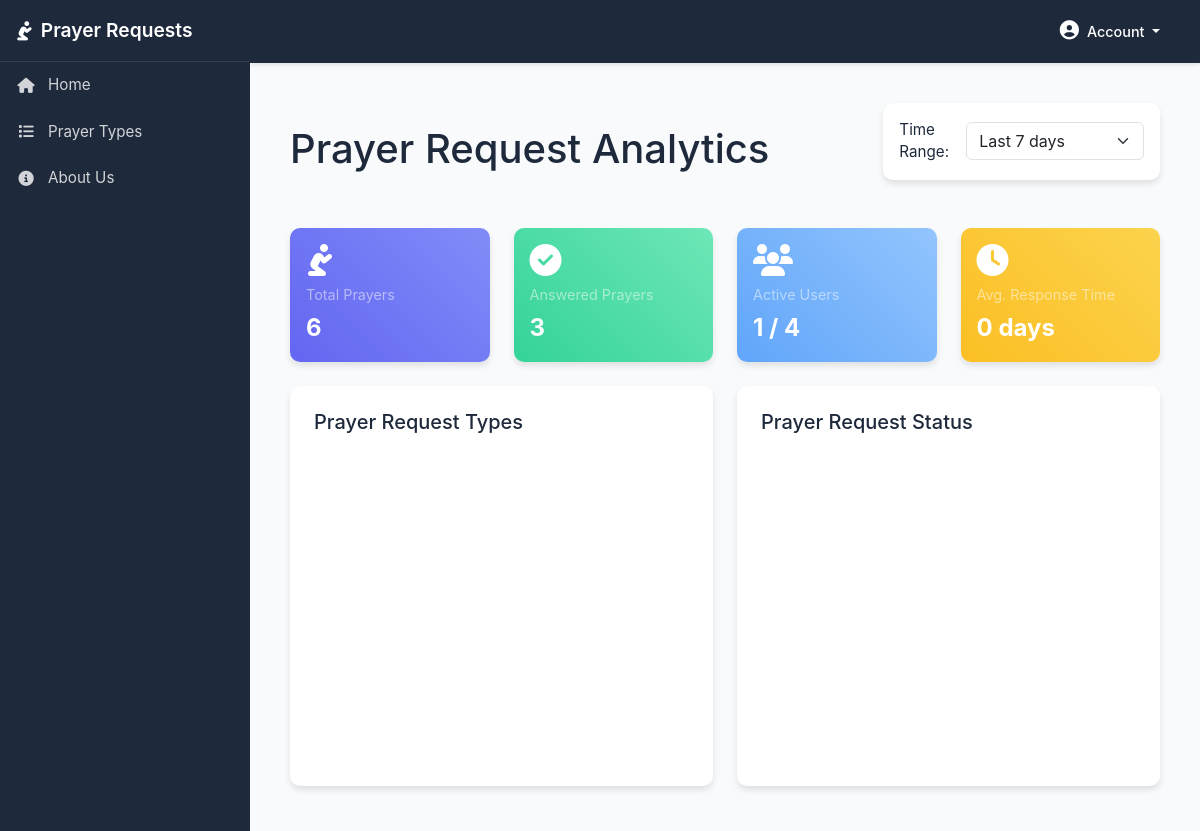
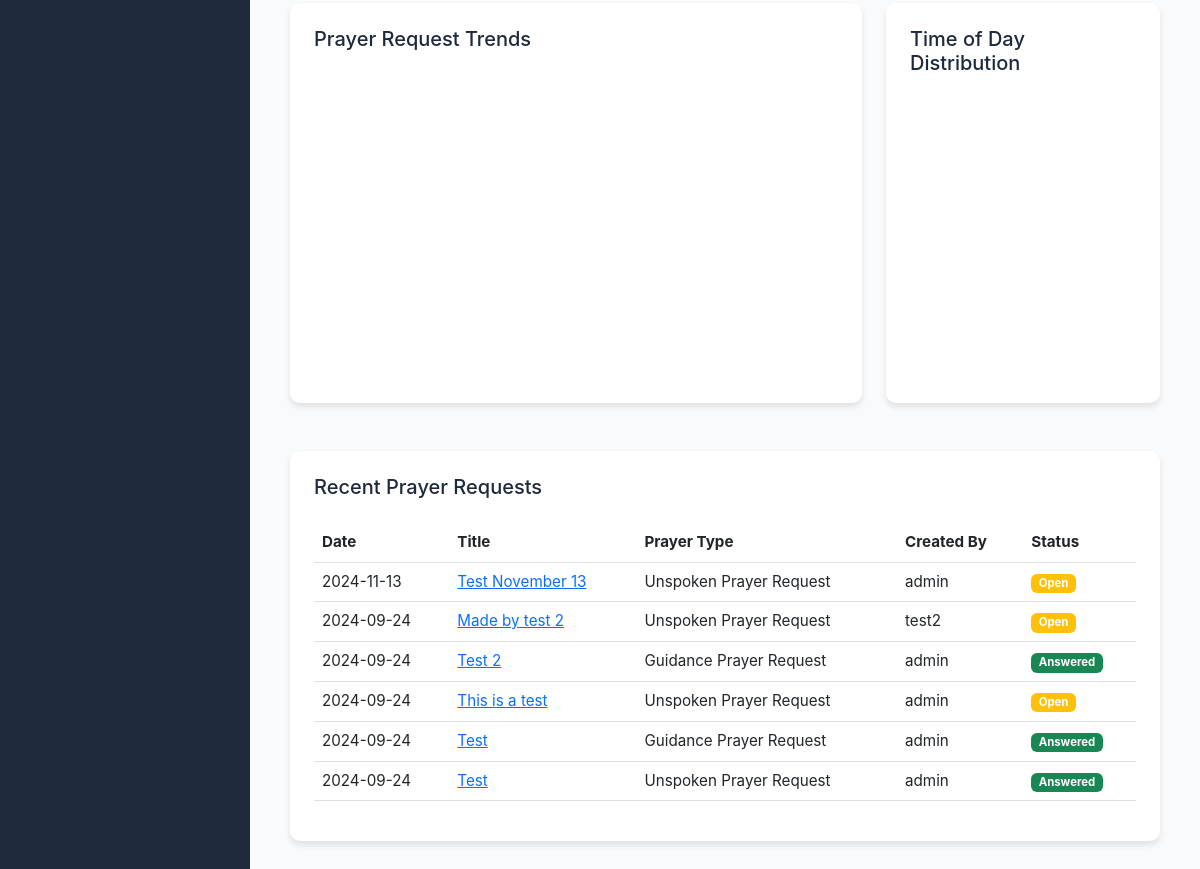
The app's page /report/, older data (2 pictures, top to bottom).
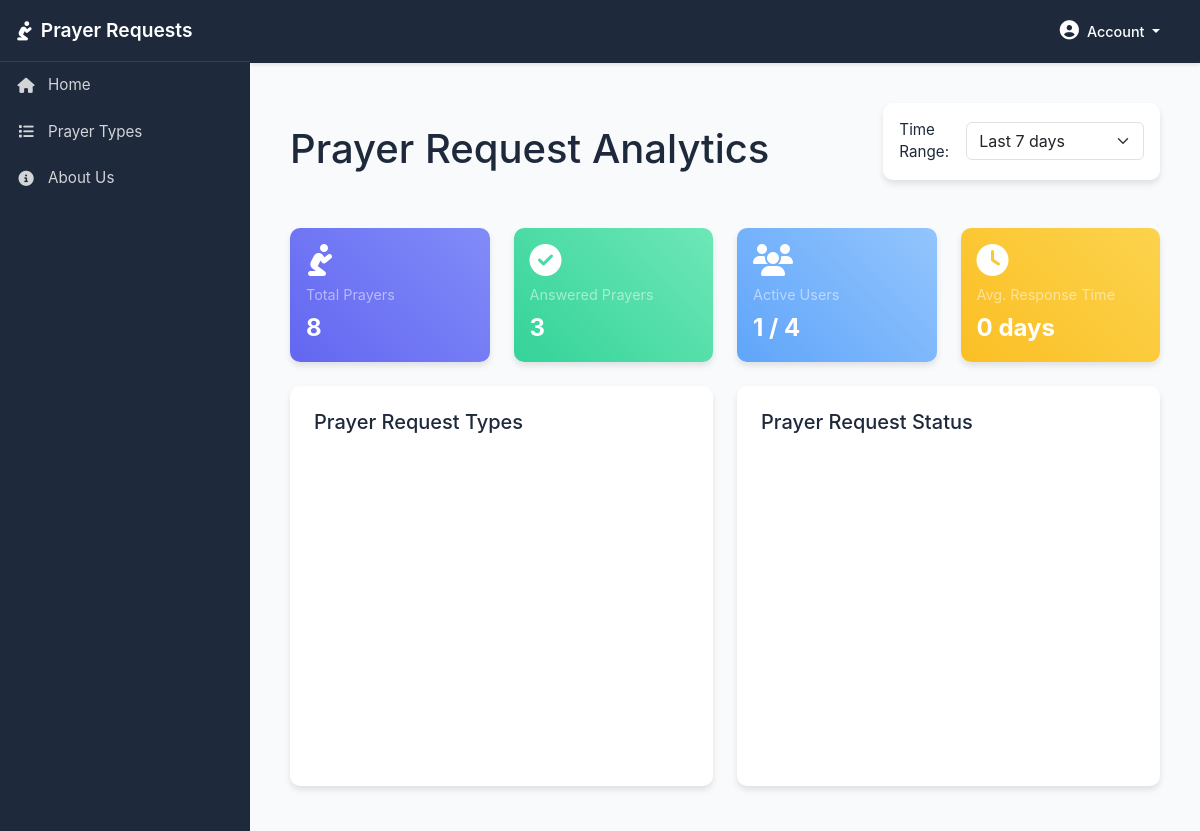
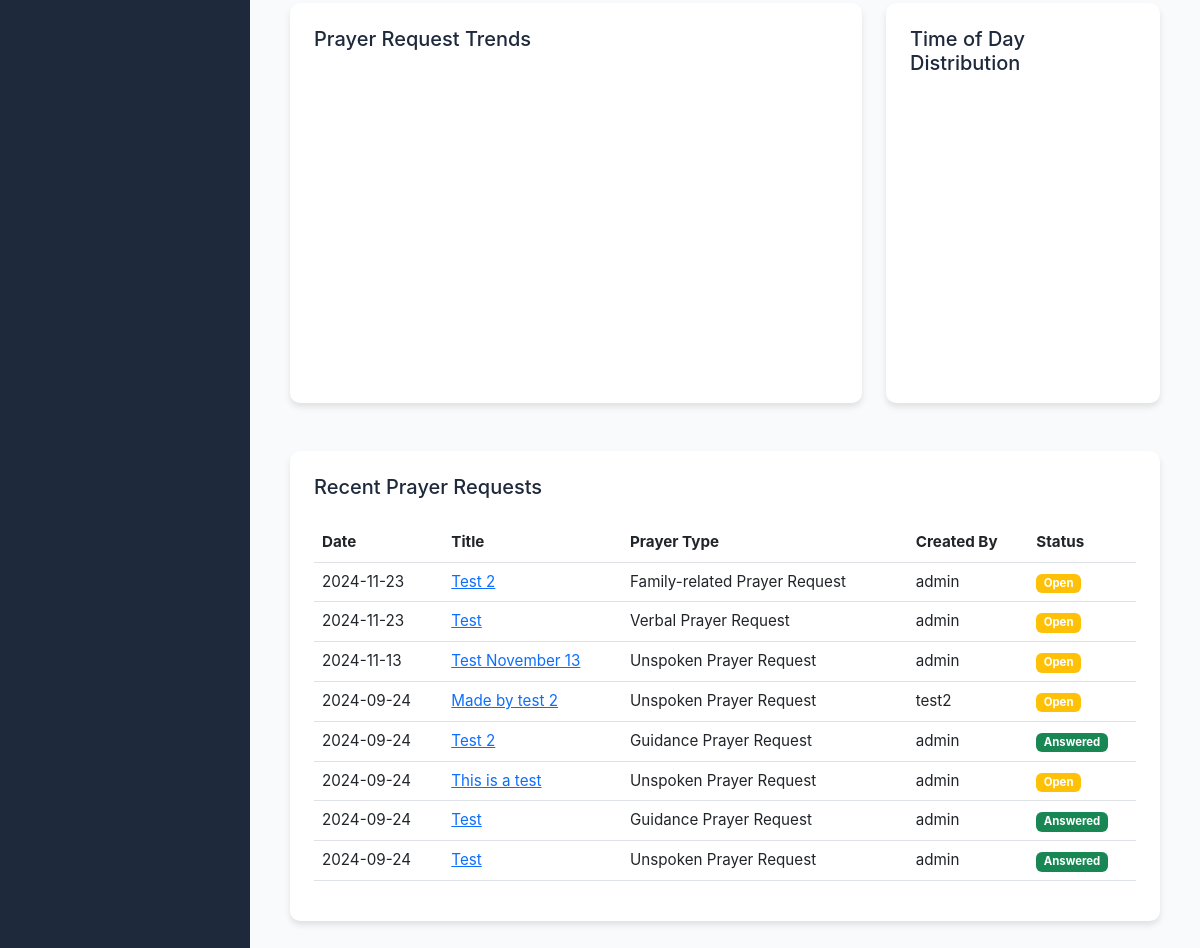
The same page, newer data (2 pictures, top to bottom).
### prayer_requests/models.py (models this page shows, shortened)
class PrayerRequest(models.Model):
    PRAYER_TYPES = [
        ('UNSPOKEN', 'Unspoken Prayer Request'),
        ('VERBAL', 'Verbal Prayer Request'),
        ('HEALTH', 'Health-related Prayer Request'),
        ('FAMILY', 'Family-related Prayer Request'),
        ('GUIDANCE', 'Guidance Prayer Request'),
        ('PRAISE', 'Praise Report/Thanksgiving'),
        ('COMMUNITY', 'Community Prayer Request'),
        ('SPIRITUAL', 'Spiritual Growth'),
    ]
    title = models.CharField(max_length=200)
    description = models.TextField()
    created_by = models.ForeignKey(User, on_delete=models.CASCADE)
    created_at = models.DateTimeField(auto_now_add=True)
    updated_at = models.DateTimeField(auto_now=True)
    prayer_type = models.CharField(max_length=20, choices=PRAYER_TYPES, default='VERBAL')
    is_answered = models.BooleanField(default=False)
    answered_at = models.DateTimeField(null=True, blank=True)
    class Meta:
        ordering = ['-created_at']

### prayer_requests/views.py (the view)
# urls.py: path('report/', views.report_view, name='prayer_request_report'),
def report_view(request):
    from django.db.models import Count, Avg, F, ExpressionWrapper, fields
    from django.db.models.functions import TruncDate, ExtractHour
    from datetime import datetime, timedelta
    import json
    from django.core.serializers.json import DjangoJSONEncoder
    from django.contrib.auth.models import User
    from django.db.models import Q
    date_filter = request.GET.get('date_range', '30')  # Default to 30 days
    try:
        days = int(date_filter)
    except ValueError:
        days = 30
    end_date = datetime.now().date()
    start_date = end_date - timedelta(days=days-1)
    total_requests = PrayerRequest.objects.count()
    answered_prayers = PrayerRequest.objects.filter(is_answered=True).count()
    open_requests = PrayerRequest.objects.filter(is_answered=False).count()
    recent_requests = PrayerRequest.objects.order_by('-created_at')[:10]
    total_users = User.objects.count()
    active_users = User.objects.filter(
        prayerrequest__created_at__date__range=[start_date, end_date]
    ).distinct().count()
    avg_response_time = PrayerRequest.objects.filter(
        is_answered=True,
        answered_at__isnull=False
    ).annotate(
        response_time=ExpressionWrapper(
            F('answered_at') - F('created_at'),
            output_field=fields.DurationField()
        )
    ).aggregate(avg=Avg('response_time'))
    avg_days = avg_response_time['avg'].days if avg_response_time['avg'] else 0
    prayer_type_labels = [type[1] for type in PrayerRequest.PRAYER_TYPES]
    prayer_type_data = [PrayerRequest.objects.filter(
        prayer_type=type[0],
        created_at__date__range=[start_date, end_date]
    ).count() for type in PrayerRequest.PRAYER_TYPES]
    status_labels = ['Answered', 'Open']
    status_data = [answered_prayers, open_requests]
    daily_counts = (
        PrayerRequest.objects
        .filter(created_at__date__range=[start_date, end_date])
        .annotate(date=TruncDate('created_at'))
        .values('date')
        .annotate(
            total=Count('id'),
            answered=Count('id', filter=Q(is_answered=True))
        )
        .order_by('date')
    )
    date_range = {(start_date + timedelta(days=x)).strftime('%m/%d/%Y'): {'total': 0, 'answered': 0}
                 for x in range(days)}
    for entry in daily_counts:
        date_str = entry['date'].strftime('%m/%d/%Y')
        date_range[date_str] = {
            'total': entry['total'],
            'answered': entry['answered']
        }
    hour_analysis = (
        PrayerRequest.objects
        .filter(created_at__date__range=[start_date, end_date])
        .annotate(hour=ExtractHour('created_at'))
        .values('hour')
        .annotate(count=Count('id'))
        .order_by('hour')
    )
    trend_labels = list(date_range.keys())
    trend_total_data = [date_range[date]['total'] for date in trend_labels]
    trend_answered_data = [date_range[date]['answered'] for date in trend_labels]
    hour_labels = [
        (f"{h%12 or 12}:00 {'AM' if h<12 else 'PM'}")
        for h in [entry['hour'] for entry in hour_analysis]
    ]
    hour_data = [entry['count'] for entry in hour_analysis]
    context = {
        'total_requests': total_requests,
        'answered_prayers': answered_prayers,
        'open_requests': open_requests,
        'recent_requests': recent_requests,
        'total_users': total_users,
        'active_users': active_users,
        'avg_response_days': avg_days,
        'prayer_type_data': json.dumps(prayer_type_data, cls=DjangoJSONEncoder),
        'prayer_type_labels': json.dumps(prayer_type_labels, cls=DjangoJSONEncoder),
        'status_data': json.dumps(status_data, cls=DjangoJSONEncoder),
        'status_labels': json.dumps(status_labels, cls=DjangoJSONEncoder),
        'trend_labels': json.dumps(trend_labels, cls=DjangoJSONEncoder),
        'trend_total_data': json.dumps(trend_total_data, cls=DjangoJSONEncoder),
        'trend_answered_data': json.dumps(trend_answered_data, cls=DjangoJSONEncoder),
        'hour_labels': json.dumps(hour_labels, cls=DjangoJSONEncoder),
        'hour_data': json.dumps(hour_data, cls=DjangoJSONEncoder)
    }
    return render(request, 'prayer_requests/report.html', context)

### prayer_requests/templates/prayer_requests/report.html (shortened to what this page needs)
{% extends 'prayer_requests/base.html' %}
{% load static %}
{% block content %}
<div class="container-fluid mt-4">
    <div class="d-flex justify-content-between align-items-center mb-4">
        <h1>Prayer Request Analytics</h1>
        <div class="filter-section">
            <form method="get" class="d-flex align-items-center">
                <label class="me-2">Time Range:</label>
                <select name="date_range" class="form-select" onchange="this.form.submit()">
                    <option value="7" {% if selected_days == 7 %}selected{% endif %}>Last 7 days</option>
                </select>
            </form>
        </div>
    </div>
    <div class="row g-4">
        <div class="col-md-3">
            <a href="{% url 'home' %}?status=total" class="text-decoration-none">
                <div class="stat-card card bg-soft-primary hover-lift">
                    <div class="card-body">
                        <i class="fas fa-pray stat-icon text-white"></i>
                        <div class="stat-title text-white-50">Total Prayers</div>
                        <div class="stat-value">{{ total_requests }}</div>
                    </div>
                </div>
            </a>
        </div>
        <div class="col-md-3">
            <a href="{% url 'answered_prayers' %}" class="text-decoration-none">
                <div class="stat-card card bg-soft-success hover-lift">
                    <div class="card-body">
                        <i class="fas fa-check-circle stat-icon text-white"></i>
                        <div class="stat-title text-white-50">Answered Prayers</div>
                        <div class="stat-value">{{ answered_prayers }}</div>
                    </div>
                </div>
            </a>
        </div>
        <div class="col-md-3">
            <a href="{% url 'home' %}?status=open" class="text-decoration-none">
                <div class="stat-card card bg-soft-info hover-lift">
                    <div class="card-body">
                        <i class="fas fa-users stat-icon text-white"></i>
                        <div class="stat-title text-white-50">Active Users</div>
                        <div class="stat-value">{{ active_users }} / {{ total_users }}</div>
                    </div>
                </div>
            </a>
        </div>
        <div class="col-md-3">
            <a href="{% url 'profile' %}" class="text-decoration-none">
                <div class="stat-card card bg-soft-warning hover-lift">
                    <div class="card-body">
                        <i class="fas fa-clock stat-icon text-white"></i>
                        <div class="stat-title text-white-50">Avg. Response Time</div>
                        <div class="stat-value">{{ avg_response_days }} days</div>
                    </div>
                </div>
            </a>
        </div>
    </div>
    <div class="row mt-4">
        <div class="col-md-6">
            <div class="chart-container" style="height: 400px;">
                <h5 class="mb-4">Prayer Request Types</h5>
                <div id="prayerTypeChart" style="height: 100%;"></div>
            </div>
        </div>
        <div class="col-md-6">
            <div class="chart-container" style="height: 400px;">
                <h5 class="mb-4">Prayer Request Status</h5>
                <div id="statusChart" style="height: 100%;"></div>
            </div>
        </div>
    </div>
    <div class="row mt-4">
        <div class="col-md-8">
            <div class="chart-container" style="height: 400px;">
                <h5 class="mb-4">Prayer Request Trends</h5>
                <div id="trendChart" style="height: 100%;"></div>
            </div>
        </div>
        <div class="col-md-4">
            <div class="chart-container" style="height: 400px;">
                <h5 class="mb-4">Time of Day Distribution</h5>
                <div id="hourChart" style="height: 100%;"></div>
            </div>
        </div>
    </div>
    <div class="row mt-4">
        <div class="col-12">
            <div class="table-container">
                <h5 class="mb-4">Recent Prayer Requests</h5>
                <div class="table-responsive">
                    <table class="table table-hover">
                        <thead>
                            <tr>
                                <th>Date</th>
                                <th>Title</th>
                                <th>Prayer Type</th>
                                <th>Created By</th>
                                <th>Status</th>
                            </tr>
                        </thead>
                        <tbody>
                            {% for request in recent_requests %}
                            <tr>
                                <td>{{ request.created_at|date:"Y-m-d" }}</td>
                                <td>
                                    <a href="{% url 'prayer_request_detail' pk=request.pk %}">
                                        {{ request.title }}
                                    </a>
                                </td>
                                <td>{{ request.get_prayer_type_display }}</td>
                                <td>{{ request.created_by.username }}</td>
                                <td>
                                    <span class="badge {% if request.is_answered %}bg-success{% else %}bg-warning{% endif %}">
                                        {% if request.is_answered %}Answered{% else %}Open{% endif %}
                                    </span>
                                </td>
                            </tr>
                            {% empty %}
                            <tr>
                                <td colspan="5" class="text-center">No recent prayer requests found.</td>
                            </tr>
                            {% endfor %}
                        </tbody>
                    </table>
                </div>
            </div>
        </div>
    </div>
</div>
{% endblock %}

### prayer_requests/templates/prayer_requests/base.html (shortened to what this page needs)
<!DOCTYPE html>
<html lang="en" class="h-100">
<head>
    {% load static %}
    <link href="https://cdn.jsdelivr.net/npm/bootstrap@5.3.0-alpha1/dist/css/bootstrap.min.css" rel="stylesheet">
    <link rel="stylesheet" href="https://cdnjs.cloudflare.com/ajax/libs/font-awesome/6.1.1/css/all.min.css">
    <link rel="stylesheet" type="text/css" href="{% static 'css/custom.css' %}">
</head>
<body class="dashboard">
    <div class="dashboard-wrapper">
        <nav id="sidebar" class="sidebar">
            <div class="sidebar-header">
                <a href="{% url 'home' %}" class="sidebar-brand">
                    <i class="fas fa-pray me-2"></i>Prayer Requests
                </a>
            </div>
            <ul class="sidebar-menu list-unstyled">
                <li class="sidebar-item">
                    <a href="{% url 'home' %}" class="sidebar-link"><i class="fas fa-home"></i> <span>Home</span></a>
                </li>
                <li class="sidebar-item">
                    <a href="{% url 'prayer_request_types' %}" class="sidebar-link"><i class="fas fa-list"></i> <span>Prayer Types</span></a>
                </li>
                <li class="sidebar-item">
                    <a href="{% url 'about' %}" class="sidebar-link"><i class="fas fa-info-circle"></i> <span>About Us</span></a>
                </li>
            </ul>
        </nav>
        <div class="main-content">
            <header class="top-navbar">
                <div class="container-fluid">
                    <div class="d-flex justify-content-between align-items-center">
                        <div class="top-navbar-right ms-auto">
                            {% if user.is_authenticated %}
                            <div class="dropdown">
                                <a href="#" class="dropdown-toggle nav-link" id="navbarDropdown" role="button" data-bs-toggle="dropdown" aria-expanded="false">
                                    <i class="fas fa-user-circle"></i> <span class="ms-1 d-none d-md-inline text-white">{{ user.username }}</span>
                                </a>
                                <ul class="dropdown-menu dropdown-menu-end" aria-labelledby="navbarDropdown">
                                    {% if user.is_superuser %}
                                        <li><a class="dropdown-item" href="{% url 'admin:index' %}"><i class="fas fa-cog"></i> Admin Dashboard</a></li>
                                        <li><hr class="dropdown-divider"></li>
                                    {% endif %}
                                    <li><a class="dropdown-item" href="{% url 'profile' %}"><i class="fas fa-user"></i> Profile</a></li>
                                    <li><hr class="dropdown-divider"></li>
                                    <form action="{% url 'logout' %}" method="POST">
                                        {% csrf_token %}
                                        <button type="submit" class="dropdown-item"><i class="fas fa-sign-out-alt"></i> Logout</button>
                                    </form>
                                </ul>
                            </div>
                            {% else %}
                            <div class="dropdown">
                                <a href="#" class="dropdown-toggle nav-link" id="navbarDropdown" role="button" data-bs-toggle="dropdown" aria-expanded="false">
                                    <i class="fas fa-user-circle"></i> <span class="ms-1 d-none d-md-inline text-white">Account</span>
                                </a>
                            </div>
                            {% endif %}
                        </div>
                    </div>
                </div>
            </header>
            <main class="page-content">
                <div class="container-fluid">
                    {% block content %}
                    {% endblock %}
                </div>
            </main>
        </div>
    </div>
</body>
</html>

Row changes from the older to the newer data that the page shows:
added PrayerRequest: created_at "2024-11-23", title "Test 2", prayer_type "Family-related Prayer Request", created_by.username "admin", is_answered "Open"
added PrayerRequest: created_at "2024-11-23", title "Test", prayer_type "Verbal Prayer Request", created_by.username "admin", is_answered "Open"
Text that changed along with them:
{{ total_requests }}: "6" → "8"
